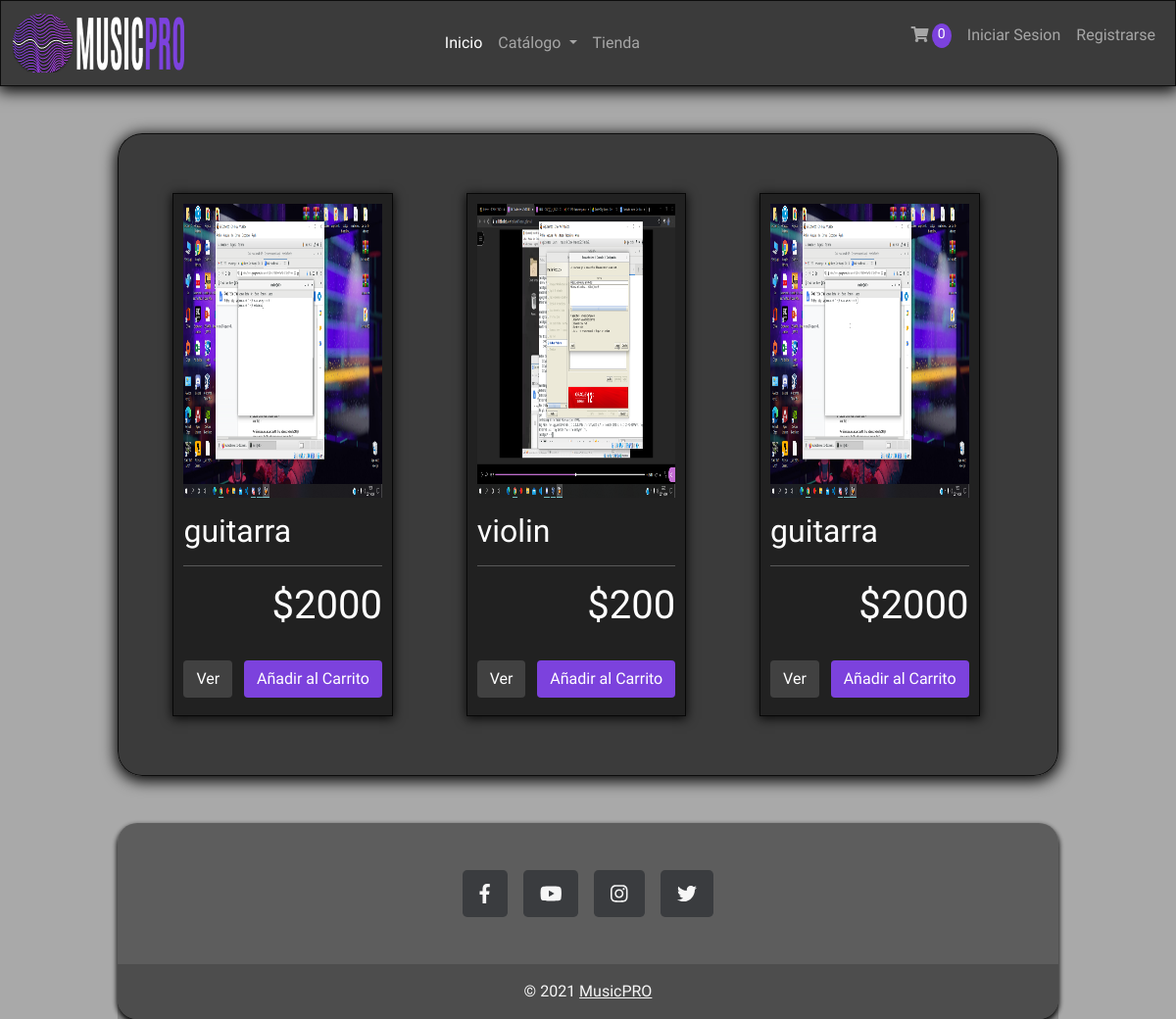
The page /store/ on the database as committed earlier.
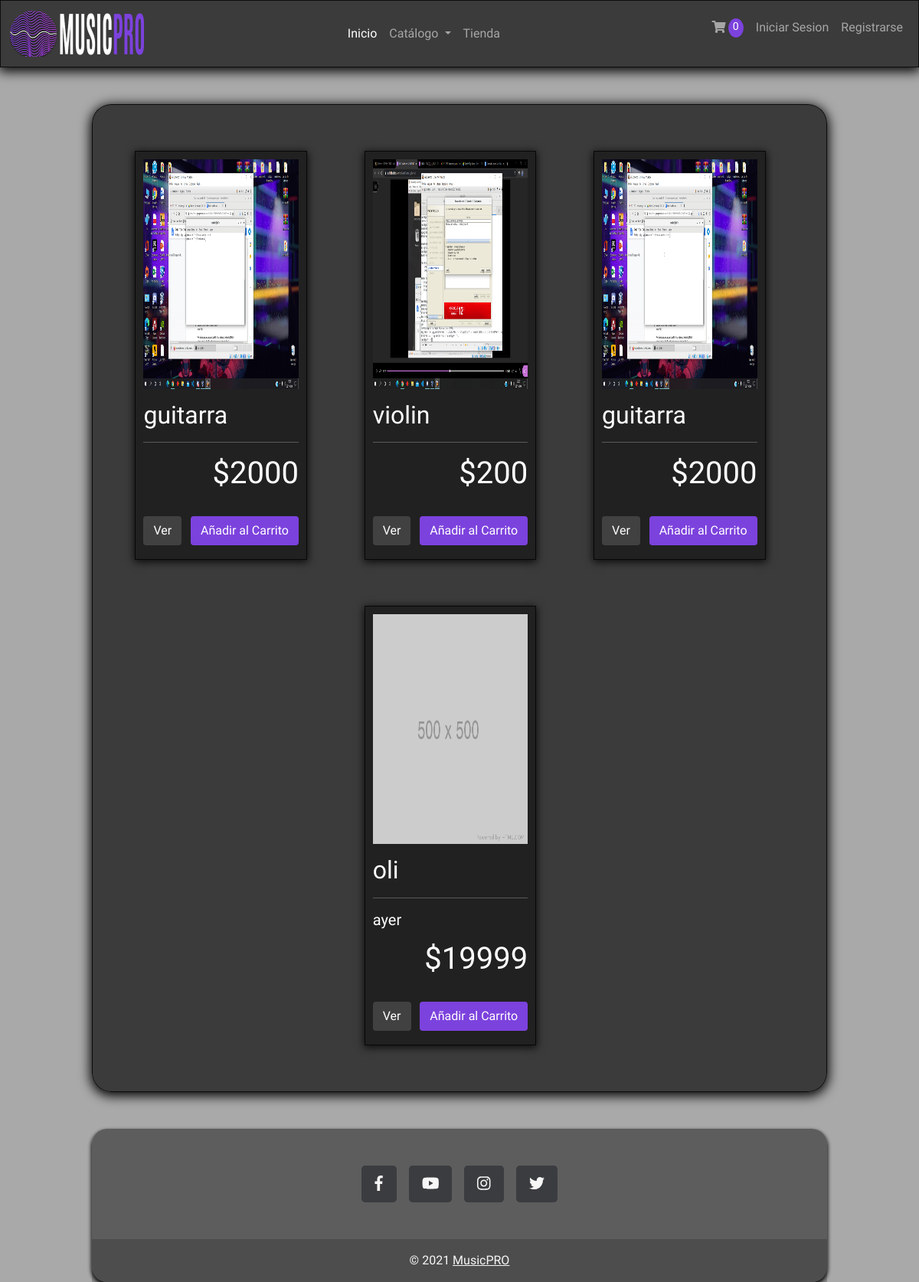
The same page on the database as committed later.
### app/models.py (models this page shows, shortened)
class Product(models.Model):
	name = models.CharField(max_length=200)
	marca = models.CharField(max_length=50,blank=True)
	price = models.FloatField()
	image = models.ImageField(null=True, blank=True)
	@property
	def imageURL(self):
		try:
			url = self.image.url
		except:
			url = ''
		return url

### app/views.py (the view)
# urls.py: path('store/', store, name="store"),
def store(request):
	if request.user.is_authenticated:
		customer = request.user.customer
		order, created = Order.objects.get_or_create(customer=customer, complete=False)
		items = order.orderitem_set.all()
		cartItems = order.get_cart_items
	else:
		items = []
		order = {'get_cart_total':0, 'get_cart_items':0}
		cartItems = order['get_cart_items']
	products = Product.objects.all()
	context = {'products':products, 'cartItems':cartItems}
	return render(request, 'app/store.html', context)

### app/templates/app/store.html (shortened to what this page needs)
{% extends 'app/base.html' %}
{% load static %}
{% load humanize %}
{% block contenido %}
<div class="row row-cols-4 justify-content-around align-items-center">
	{% for product in products %}
	<div id="productitoseparado" class="col">
		{% if product.imageURL%}
		<img class="thumbnail" src="{{product.imageURL}}">
		{% else %}
		<img class="thumbnail" src="{% static 'img/500.png' %}">
		{% endif %}
		<div class="box-element product">
			<h2 id="nombreproducto" class=""><strong>{{product.name}}</strong></h2>
			<hr>
			<h5 id="marcaproducto" class="">{{product.marca}}</h5>
			<h1 id="precioproducto" class="d-flex justify-content-end align-items-center">${{product.price|floatformat:0}}</h1>
			<br>
			<div class="d-flex justify-content-between ">
				<a class="btn btn-outline-secondary " style="margin-bottom: 8px;" href="#">Ver</a>
				<button data-product="{{product.id}}" style="margin-bottom: 8px;" data-action="add" id="botonprimario" class="btn btn-outline-primary add-btn update-cart">Añadir al Carrito</button>
			</div>
		</div>
	</div>
	{% endfor %}
</div>
{% endblock %}

Rows that differ between the two databases and show on the page:
added Product: name "oli", marca "ayer", price "19999"
